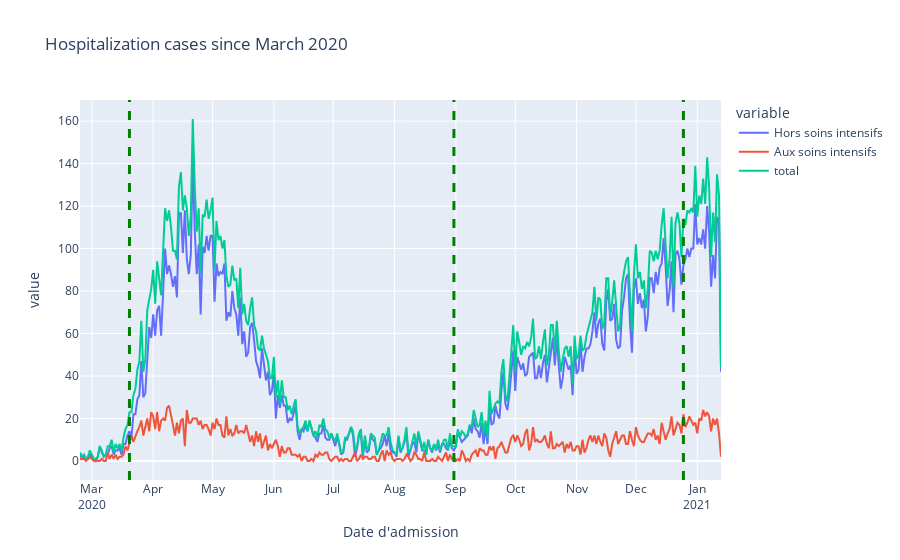

Source (notebook cell):
### Code cell
import plotly.express as px 
import plotly.graph_objs as go
import plotly.graph_objs as go 


fig = px.line(df, x = "Date d'admission", y= df.columns,
              hover_data={"Date d'admission" : "|%Y %m, %d"},
              title='Hospitalization cases since March 2020')

fig.add_vline(x='2020-03-20', line_width=3, line_dash="dash", line_color="green")
fig.add_vline(x='2020-08-31', line_width=3, line_dash="dash", line_color="green")
fig.add_vline(x='2020-12-25', line_width=3, line_dash="dash", line_color="green")

fig.update_xaxes(
    dtick='M1',
    tickformat="%b\n%Y"
)
fig.show()

### Figure 1 — Plotly figure (JSON) as saved in the notebook; plotly's stock layout.template omitted (floating-point values rounded to 4 significant figures; data arrays with more than 128 entries replaced by an {"elided": "..."} marker saying what was removed)
{"data": [{"customdata": {"elided": "325x1 int values"}, "hovertemplate": "variable=Hors soins intensifs<br>Date d'admission=%{customdata[0]|%Y %m, %d}<br>value=%{y}<extra></extra>", "legendgroup": "Hors soins intensifs", "line": {"color": "#636efa", "dash": "solid"}, "mode": "lines", "name": "Hors soins intensifs", "orientation": "v", "showlegend": true, "type": "scatter", "x": {"elided": "325 str values"}, "xaxis": "x", "y": {"elided": "325 int values"}, "yaxis": "y"}, {"customdata": {"elided": "325x1 int values"}, "hovertemplate": "variable=Aux soins intensifs<br>Date d'admission=%{customdata[0]|%Y %m, %d}<br>value=%{y}<extra></extra>", "legendgroup": "Aux soins intensifs", "line": {"color": "#EF553B", "dash": "solid"}, "mode": "lines", "name": "Aux soins intensifs", "orientation": "v", "showlegend": true, "type": "scatter", "x": {"elided": "325 str values"}, "xaxis": "x", "y": {"elided": "325 int values"}, "yaxis": "y"}, {"customdata": {"elided": "325x1 int values"}, "hovertemplate": "variable=total<br>Date d'admission=%{customdata[0]|%Y %m, %d}<br>value=%{y}<extra></extra>", "legendgroup": "total", "line": {"color": "#00cc96", "dash": "solid"}, "mode": "lines", "name": "total", "orientation": "v", "showlegend": true, "type": "scatter", "x": {"elided": "325 str values"}, "xaxis": "x", "y": {"elided": "325 int values"}, "yaxis": "y"}], "layout": {"legend": {"title": {"text": "variable"}, "tracegroupgap": 0}, "shapes": [{"line": {"color": "green", "dash": "dash", "width": 3}, "type": "line", "x0": "2020-03-20", "x1": "2020-03-20", "xref": "x", "y0": 0, "y1": 1, "yref": "y domain"}, {"line": {"color": "green", "dash": "dash", "width": 3}, "type": "line", "x0": "2020-08-31", "x1": "2020-08-31", "xref": "x", "y0": 0, "y1": 1, "yref": "y domain"}, {"line": {"color": "green", "dash": "dash", "width": 3}, "type": "line", "x0": "2020-12-25", "x1": "2020-12-25", "xref": "x", "y0": 0, "y1": 1, "yref": "y domain"}], "title": {"text": "Hospitalization cases since March 2020"}, "xaxis": {"anchor": "y", "domain": [0, 1], "dtick": "M1", "tickformat": "%b\n%Y", "title": {"text": "Date d'admission"}}, "yaxis": {"anchor": "x", "domain": [0, 1], "title": {"text": "value"}}}}
